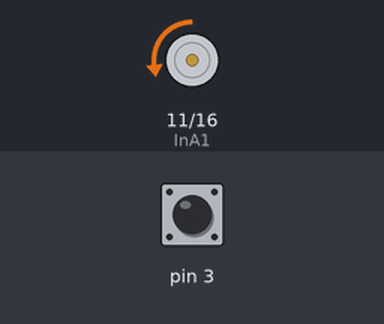
This sketch was run on a simulated Arduino Mega 2560, built with avr-gcc and run on an emulated ATmega2560. Shown: motor-driver pin pairs drawn as motors (green arrow = first pin HIGH = forward, orange = second pin HIGH = backward, longer = more drive, scaled by the enable pin). The test bench sets the inputs (shaded band); at power-on: pin 3 HIGH.

Above: at 2.5 s.
At 6.5 s:
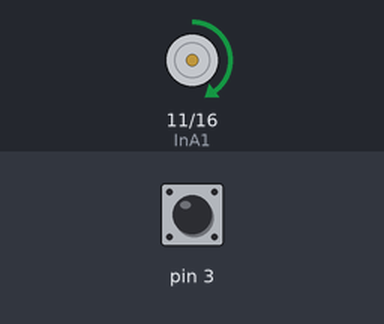
Timing chart, 0 to 10.4 s (numbered marks = the images above):
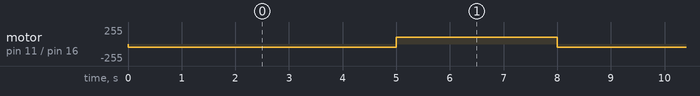

The sketch:

encoderTrial_mk2.ino
```cpp
#define InA1            11                      // INA motor pin
#define InB1            16                      // INB motor pin
#define PWM1            6                       // PWM motor pin
#define encodPinA1      30                       // encoder A pin
#define encodPinB1      27                       // encoder B pin

#define LOOPTIME        100                     // PID loop time
#define FORWARD         1                       // direction of rotation
#define BACKWARD        2                       // direction of rotation

unsigned long lastMilli = 0;                    // loop timing
unsigned long lastMilliPrint = 0;               // loop timing
long count = 0;                                 // rotation counter
long countInit;
long tickNumber = 0;
boolean run = false;                                     // motor moves

void setup() {
 pinMode(InA1, OUTPUT);
 pinMode(InB1, OUTPUT);
 pinMode(PWM1, OUTPUT);
 pinMode(encodPinA1, INPUT);
 pinMode(encodPinB1, INPUT);
 digitalWrite(encodPinA1, HIGH);                      // turn on pullup resistor
 digitalWrite(encodPinB1, HIGH);
 attachInterrupt(1, rencoder, FALLING);
}

void loop() {
 moveMotor(FORWARD, 50, 1200*2);                        // direction, PWM, ticks number
 delay(5000);
 moveMotor(BACKWARD, 100, 2400*2);                           // 464=360Â°
 delay(3000);
}

void moveMotor(int direction, int PWM_val, long tick)  {
 countInit = count;    // abs(count)
 tickNumber = tick;
 if(direction==FORWARD)          motorForward(PWM_val);
 else if(direction==BACKWARD)    motorBackward(PWM_val);
}

void rencoder()  {                                    // pulse and direction, direct port reading to save cycles
 if (encodPinB1 & 0b00000001)    count++;                  // if(digitalRead(encodPinB1)==HIGH)   count_r ++;
 else                      count--;                  // if (digitalRead(encodPinB1)==LOW)   count_r --;
 if(run)
   if((abs(abs(count)-abs(countInit))) >= tickNumber)      motorBrake();
}

void motorForward(int PWM_val)  {
 analogWrite(PWM1, PWM_val);
 digitalWrite(InA1, LOW);
 digitalWrite(InB1, HIGH);
 run = true;
}

void motorBackward(int PWM_val)  {
 analogWrite(PWM1, PWM_val);
 digitalWrite(InA1, HIGH);
 digitalWrite(InB1, LOW);
 run = true;
}

void motorBrake()  {
 analogWrite(PWM1, 0);
 digitalWrite(InA1, HIGH);
 digitalWrite(InB1, HIGH);
 run = false;
}
```

Measured:
- by itself, motor on pin 11 (InA1) / pin 16 (InB1): alternates forward 100/255 for 3.0 s and backward 50/255 for 5.0 s
